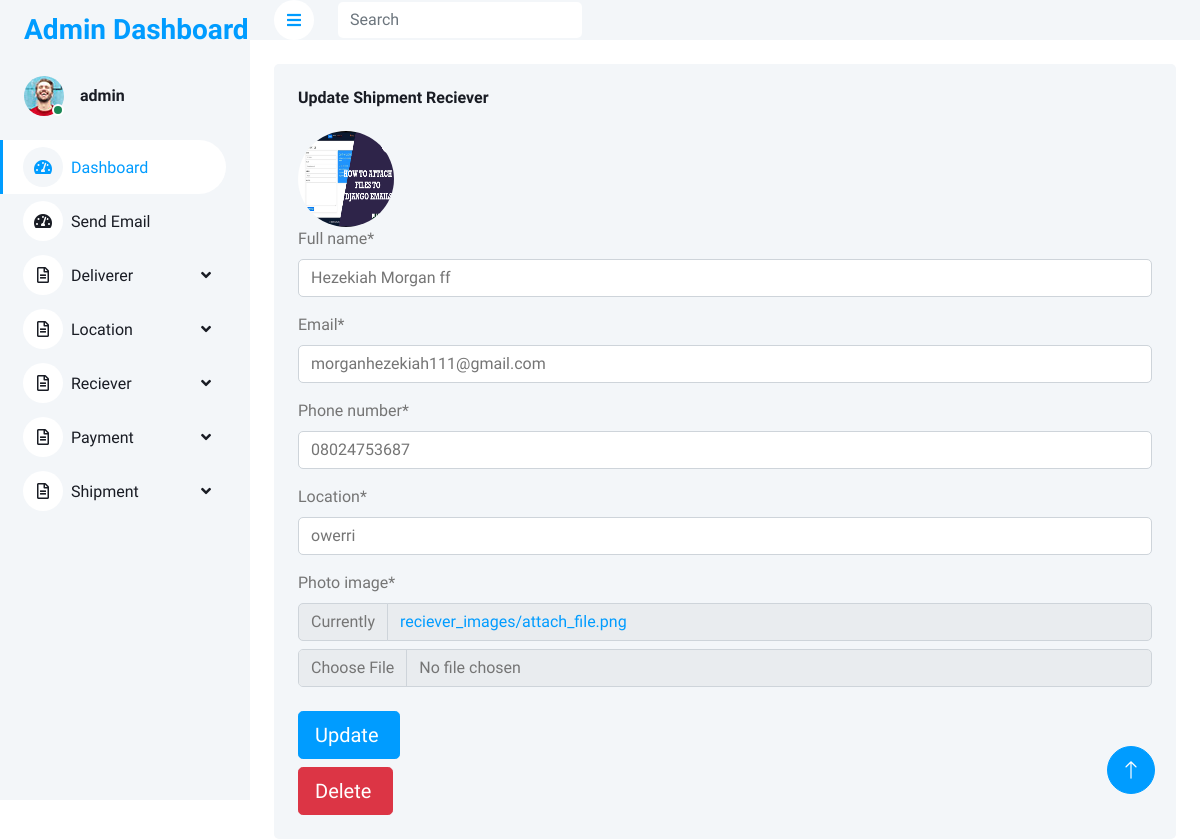
Screenshot of /dashboard/updateReciever/2 (signed in) with the database file from the repository.
### base/models.py (models this page shows, shortened)
class Reciever(models.Model):
    full_name = models.CharField(null=False, blank=False, max_length=120)
    email = models.EmailField(null=False, blank=False)
    phone_number = models.CharField(null=False, blank=False, max_length=120)
    location = models.CharField(null=False, blank=False,max_length=120)
    photo_image = models.ImageField(upload_to="reciever_images")

### base/views.py (the view)
class UpdateReciever(LoginRequiredMixin, UpdateView):
    template_name="dashboard/reciever/update_reciever.html"
    model=Reciever
    fields ="__all__"

### context/_app.py (called while the page is built)
def app(request):
    shipments = Shipment.objects.all()
    locations = Location.objects.all()
    deliverers = Deliverer.objects.all()
    recievers = Reciever.objects.all()
    return {
        "app_name":"ZoomCourier",
        "shipments":shipments,
        "locations":locations,
        "deliverers":deliverers,
        "recievers":recievers,
        "phone_number":"+1(863)417-2285",
        "email":"support@cargointransit.online",
        "address":'''A108 Adam Street
New York, NY 535022
United States'''
    }

### templates/dashboard/reciever/update_reciever.html (shortened to what this page needs)
{%extends 'dashboard/helpers/__base__.html' %}
{%load static%}
{% load crispy_forms_tags %}
{%block content %}
<div class="container-fluid pt-4 px-4">
    <div class="row g-4">
        <div class="col-sm-12 col-xl-12">
            <div class="bg-light rounded h-100 p-4">
                <h6 class="mb-4">Update Shipment Reciever</h6>
                <div class="img-responsive">
                    <img src="{{object.photo_image.url}}" style="width: 6em;height: 6em;border-radius: 50%;" />
                </div>
                <form method="post" enctype="multipart/form-data">
                    {{ form|crispy }}
                    <div class="row">
                        <div class="col-lg-6 col-sm-12">
                            <input type="submit" value="Update " class="mt-2 btn btn-primary btn-lg" />
                        </div>
                    </div>
                </form>
                <div class="col-lg-6 col-sm-12">
                    <form method="post" action="{% url 'deleteReciever' %}">
                        <input type="submit" value="Delete " class="mt-2 btn btn-danger btn-lg" />
                    </form>
                </div>
            </div>
        </div>
    </div>
</div>
</div>
{%endblock%}

### templates/dashboard/helpers/__header__.html (shortened to what this page needs)
{%load static%}
<!DOCTYPE html>
<html lang="en">
<head>
    <link href="https://cdnjs.cloudflare.com/ajax/libs/font-awesome/5.10.0/css/all.min.css" rel="stylesheet">
    <link href="https://cdn.jsdelivr.net/npm/bootstrap-icons@1.4.1/font/bootstrap-icons.css" rel="stylesheet">
    <link href="{%static 'dashboard/lib/owlcarousel/assets/owl.carousel.min.css' %}" rel="stylesheet">
    <link href="{%static 'dasboard/lib/tempusdominus/css/tempusdominus-bootstrap-4.min.css' %}" rel="stylesheet" />
    <link href="{%static 'dashboard/css/bootstrap.min.css' %}" rel="stylesheet">
    <link href="{%static 'dashboard/css/style.css' %}" rel="stylesheet">
</head>
<body>
    <div class="container-xxl position-relative bg-white d-flex p-0">
        <div class="sidebar pe-4 pb-3">
            <nav class="navbar bg-light navbar-light">
                <a href="/" class="navbar-brand mx-4 mb-3">
                    <h3 class="text-primary">Admin Dashboard</h3>
                </a>
                <div class="d-flex align-items-center ms-4 mb-4">
                    <div class="position-relative">
                        <img class="rounded-circle" src="{%static 'dashboard/img/user.jpg' %}" alt="" style="width: 40px; height: 40px;">
                        <div class="bg-success rounded-circle border border-2 border-white position-absolute end-0 bottom-0 p-1"></div>
                    </div>
                    <div class="ms-3">
                        <h6 class="mb-0">{{ request.user.username }}</h6>
                    </div>
                </div>
                <div class="navbar-nav w-100">
                    <a href="{% url 'dashboard' %}" class="nav-item nav-link active"><i class="fa fa-tachometer-alt me-2"></i>Dashboard</a>
                    <a href="{% url 'sendEmailView' %}" class="nav-item nav-link "><i class="fa fa-tachometer-alt me-2"></i>Send Email
                    </a>
                    <div class="nav-item dropdown">
                        <a href="#" class="nav-link dropdown-toggle" data-bs-toggle="dropdown"><i class="far fa-file-alt me-2"></i>Deliverer</a>
                    </div>
                    <div class="nav-item dropdown">
                        <a href="#" class="nav-link dropdown-toggle" data-bs-toggle="dropdown"><i class="far fa-file-alt me-2"></i>Location</a>
                    </div>
                    <div class="nav-item dropdown">
                        <a href="#" class="nav-link dropdown-toggle" data-bs-toggle="dropdown"><i class="far fa-file-alt me-2"></i>Reciever</a>
                    </div>
                    <div class="nav-item dropdown">
                        <a href="#" class="nav-link dropdown-toggle" data-bs-toggle="dropdown"><i class="far fa-file-alt me-2"></i>Payment</a>
                    </div>
                    <div class="nav-item dropdown">
                        <a href="#" class="nav-link dropdown-toggle" data-bs-toggle="dropdown"><i class="far fa-file-alt me-2"></i>Shipment</a>
                    </div>
                </div>
            </nav>
        </div>
        <div class="content">
            <nav class="navbar navbar-expand bg-light navbar-light sticky-top px-4 py-0">
                <a href="#" class="sidebar-toggler flex-shrink-0">
                    <i class="fa fa-bars"></i>
                </a>
                <form class="d-none d-md-flex ms-4">
                    <input class="form-control border-0" type="search" placeholder="Search">
                </form>
            </nav>

### static/dashboard/css/style.css (style rules this page uses)
:root { --primary: #009CFF; --light: #F3F6F9; --dark: #191C24; }
.btn { transition: .5s; }
.btn.btn-primary { color: #FFFFFF; }
.sidebar { position: fixed; top: 0; left: 0; bottom: 0; width: 250px; height: 100vh; overflow-y: auto; background: var(--light); transition: 0.5s; z-index: 999; }
.content { margin-left: 250px; min-height: 100vh; background: #FFFFFF; transition: 0.5s; }
@media (min-width: 992px) { .sidebar { margin-left: 0; } }
@media (min-width: 992px) { .content { width: calc(100% - 250px); } }
.sidebar .navbar .navbar-nav .nav-link { padding: 7px 20px; color: var(--dark); font-weight: 500; border-left: 3px solid var(--light); border-radius: 0 30px 30px 0; outline: none; }
.sidebar .navbar .navbar-nav .nav-link:hover, .sidebar .navbar .navbar-nav .nav-link.active { color: var(--primary); background: #FFFFFF; border-color: var(--primary); }
.sidebar .navbar .navbar-nav .nav-link i { width: 40px; height: 40px; display: inline-flex; align-items: center; justify-content: center; background: #FFFFFF; border-radius: 40px; }
.sidebar .navbar .navbar-nav .nav-link:hover i, .sidebar .navbar .navbar-nav .nav-link.active i { background: var(--light); }
.sidebar .navbar .dropdown-toggle::after { position: absolute; top: 15px; right: 15px; border: none; content: "\f107"; font-family: "Font Awesome 5 Free"; font-weight: 900; transition: .5s; }
.content .navbar .sidebar-toggler, .content .navbar .navbar-nav .nav-link i { width: 40px; height: 40px; display: inline-flex; align-items: center; justify-content: center; background: #FFFFFF; border-radius: 40px; }

### rows the page displays
Reciever: photo_image (picture), full_name "Hezekiah Morgan ff", email "morganhezekiah111@gmail.com", phone_number "08024753687", location "owerri"

### other values shown
{{ request.user.username }} "admin"
